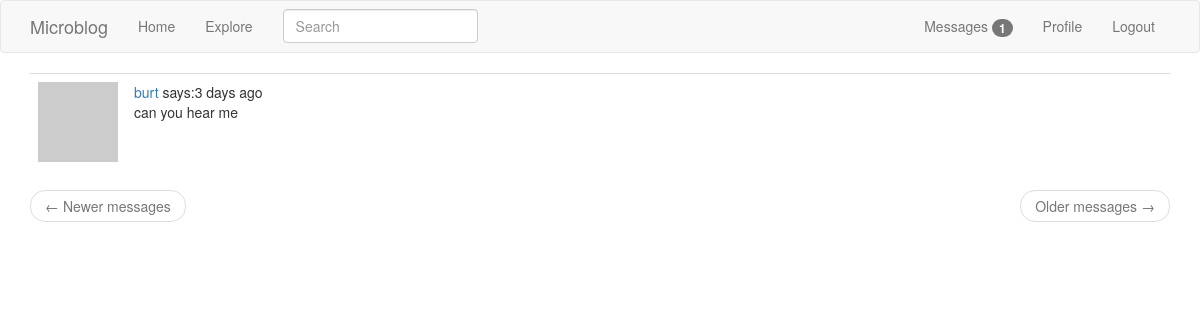
The app's page /messages (signed in), older data.
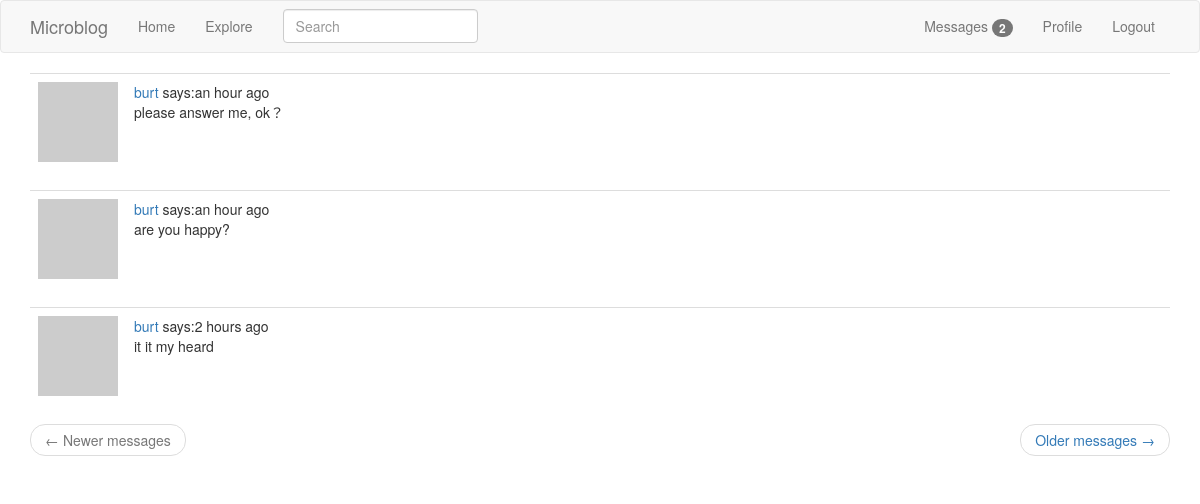
The same page, newer data.
### app/models.py (models this page shows, shortened)
class Message(db.Model):
    id = db.Column(db.Integer, primary_key=True)
    sender_id = db.Column(db.Integer, db.ForeignKey('user.id'))
    recipient_id = db.Column(db.Integer, db.ForeignKey('user.id'))
    body = db.Column(db.String(140))
    timestamp = db.Column(db.DateTime, default=datetime.utcnow)

class User(UserMixin, db.Model):
    id = db.Column(db.Integer, autoincrement=True, primary_key=True)
    username = db.Column(db.String(64), index=True, unique=True)
    email = db.Column(db.String(120), index=True, unique=True)
    password_hash = db.Column(db.String(128))
    about_me = db.Column(db.String(140))
    last_seen = db.Column(db.DateTime, default=datetime.utcnow)
    posts = db.relationship('Post', backref='author', lazy='dynamic')
    followed = db.relationship('User',
                               secondary=followers,
                               primaryjoin=(followers.c.follower_id == id),
                               secondaryjoin=(followers.c.followed_id == id),
                               backref=db.backref('followers', lazy='dynamic'),
                               lazy='dynamic')
    messages_sent = db.relationship('Message',
                                    backref='author',
                                    foreign_keys='Message.sender_id',
                                    lazy='dynamic')
    messages_received = db.relationship('Message',
                                        backref='recipient',
                                        foreign_keys='Message.recipient_id',
                                        lazy='dynamic')
    last_message_read_time = db.Column(db.DateTime)
    def new_messages(self):
        last_read_time = self.last_message_read_time or datetime(1900, 1, 1)
        return Message.query.filter_by(recipient=self).filter(Message.timestamp > last_read_time).count()
    def avatar(self, size):
        digest = md5(self.email.lower().encode('utf-8')).hexdigest()
        return 'https://www.gravatar.com/avatar/{}?d=monsterid&s={}'.format(digest, size)

### app/main/routes.py (the view)
@bp.route('/messages', methods=['GET'])
@login_required
def messages():
    current_user.last_message_read_time = datetime.utcnow()
    db.session.commit()
    page = request.args.get('page', 1, type=int)
    messages = (current_user.messages_received
                .order_by(Message.timestamp.desc())
                .paginate(page, current_app.config['POSTS_PER_PAGE'], False))
    prev_url = url_for('main.messages', page=messages.prev_num) if messages.has_prev else None
    next_url = url_for('main.messages', page=messages.next_num) if messages.has_next else None
    return render_template('messages.html', messages=messages.items, prev_url=prev_url, next_url=next_url)

### app/main/forms.py
class SearchForm(FlaskForm):
    q = StringField('Search', validators=[DataRequired()])
    def __init__(self, *args, **kwargs):
        if 'formdata' not in kwargs:
            kwargs['formdata'] = request.args
        if 'csrf_enabled' not in kwargs:
            kwargs['csrf_enabled'] = False
        super(SearchForm, self).__init__(*args, **kwargs)

### app/main/routes.py (called while the page is built)
@bp.before_app_request
def before_request():
    if current_user.is_authenticated:
        current_user.last_seen = datetime.utcnow()
        db.session.commit()
        g.search_form = SearchForm()

### app/models.py (called while the page is built)
@login.user_loader
def load_user(uid):
    return User.query.get(int(uid))

    @classmethod
    def before_commit(cls, session):
        session._changes = {
            'add': list(session.new),
            'update': list(session.dirty),
            'delete': list(session.deleted)
        }

### app/templates/messages.html
{% extends "base.html" %}
{% block app_content %}
    {% for post in messages %}
        {% include "_post.html" %}
    {% endfor %}
    {% include "_pager.html" %}
{% endblock %}

### app/templates/_post.html (shortened to what this page needs)
<table class="table table-hover">
    <tr>
        <td width="70px">
            <a href="{{ url_for('main.user', username=post.author.username) }}">
                <img src="{{ post.author.avatar(70) }}" alt="">
            </a>
        </td>
        <td>
            <a href="{{ url_for('main.user', username=post.author.username) }}">
                {{ post.author.username }}
            </a>
            says:{{ moment(post.timestamp).fromNow() }}
            <br>
                <span id="post{{ post.id }}">{{ post.body }}</span>
        </td>
    </tr>
</table>

Row changes from the older to the newer data that the page shows:
no longer on this page (row unchanged): Message: author.username "burt", timestamp "3 days ago", body "can you hear me"
added Message: author.username "burt", timestamp "an hour ago", body "please answer me, ok？"
added Message: author.username "burt", timestamp "an hour ago", body "are you happy?"
added Message: author.username "burt", timestamp "2 hours ago", body "it it my heard"
Text that changed along with them:
{{ new_messages }}: "1" → "2"
